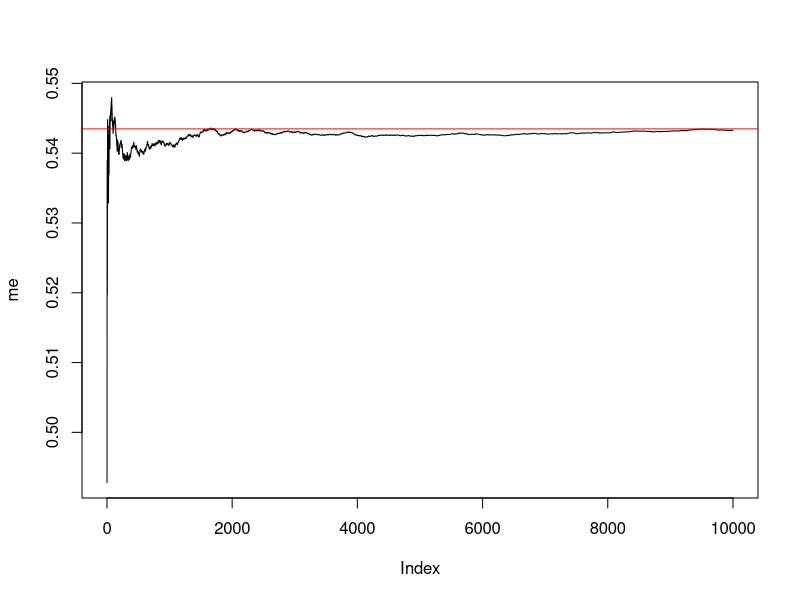
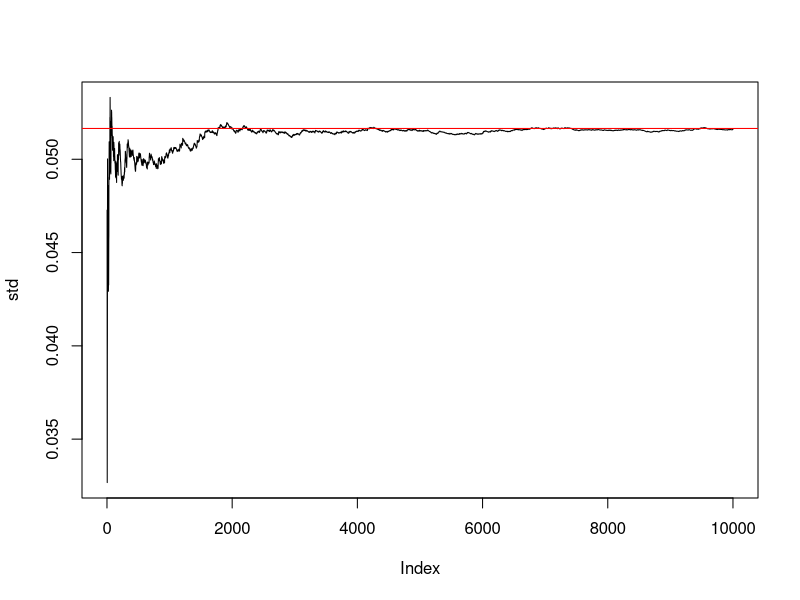
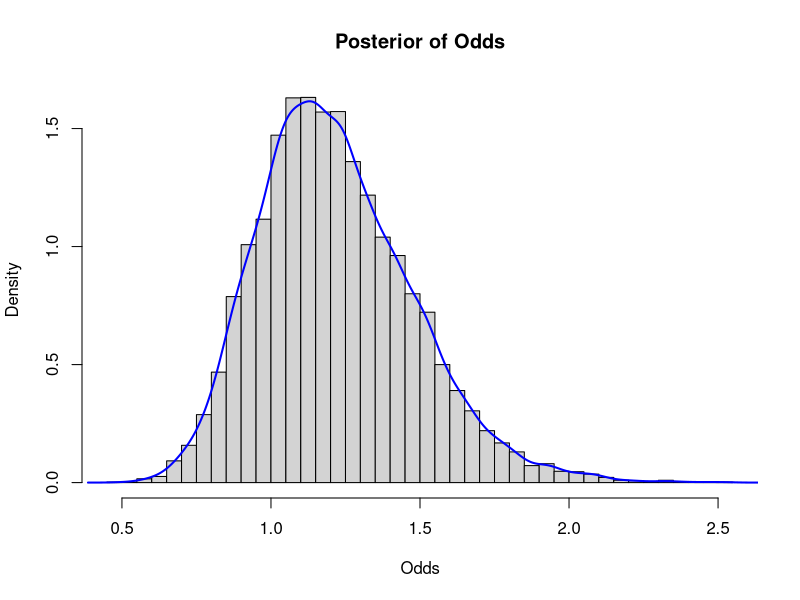
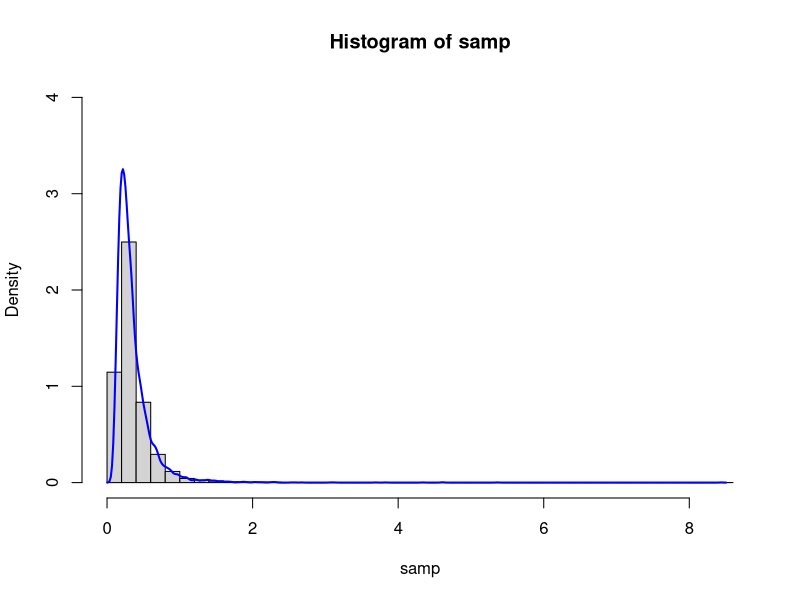
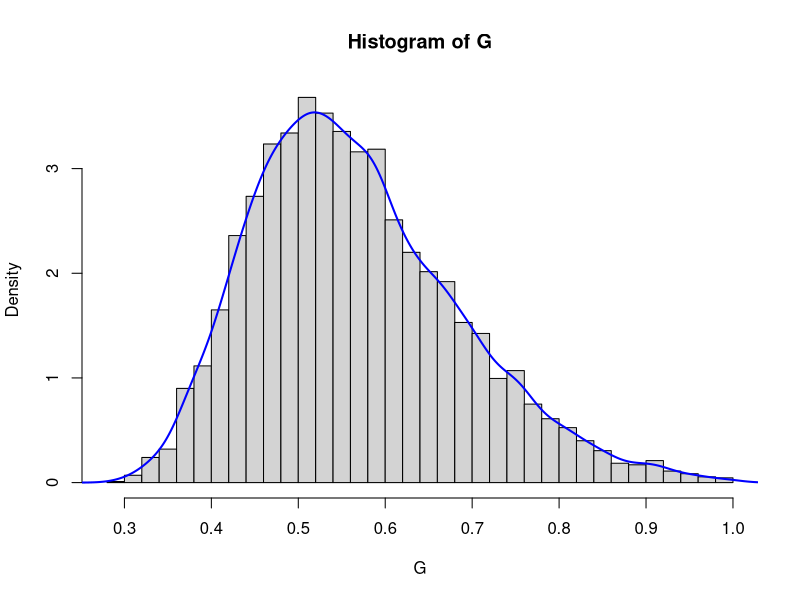
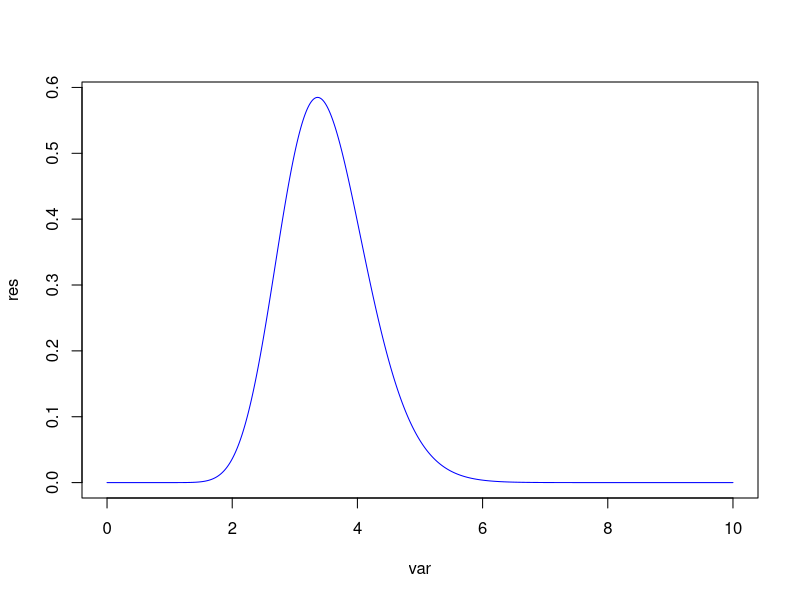

These figures' R source, in order:
# Question 1
#(a)
nr <- 10000
set.seed(123456)
res <- rbeta(nr,50,42)
me <- numeric(nr)
std <- numeric(nr)

for (i in 1: nr) {
  me[i] <- mean(res[1:i])
  std[i] <- sqrt(var (res [1:i]))

}

plot(me, type = 'l')
abline(h=50/(50+42), ,col ='red')

plot(std, type = 'l')
abline(h=sqrt(50*42/(50+42)^2/(42+50+1)),col ='red')

#(b)
sorted <- res [res>0.5]
# probability from sampling
pr <- length(sorted) / nr

# true probability
tr_pr <- 1- pbeta (0.5, 50, 42)
print(pr)
print(tr_pr)

#(c)
odds <- res / (1-res)
hist(odds, breaks = 30, freq = FALSE,probability = TRUE, main = "Posterior of Odds", xlab = "Odds")
lines(density(odds), col = "blue", lwd = 2)

# Question 2
#(a)
rm(list=ls())

rinvchisq <- function(n, df, scale) {
  df * scale / rchisq(n, df)
}

mu <- 3.65
arg <- c(22, 33, 31, 49, 65, 78, 17, 24)

tau_sq <- sum((log(arg) -3.65)^2)/length(arg)

set.seed(123456)
samp <- rinvchisq(10000, length(arg), tau_sq)

hist(samp, breaks = 40, freq = FALSE, ylim = c(0, 4))
lines(density(samp), col = "blue", lwd = 2)

#(b)
G <- 2* pnorm(sqrt(samp)*sqrt(2))-1
hist(G, breaks = 40, freq = FALSE)
lines(density(G), col = "blue", lwd = 2)

#(c)
ci95 <- quantile(G, probs = c(0.025, 0.975))

ci95

#(d)
library(bayestestR)
hdi(G, ci= 0.95)

# Question 3
#(a)
rm(list= ls())
y <- c(0, 2, 5, 5, 7, 1, 4)
sig <- 5
p <- function(lambda) {

  res <- sqrt(2)/sig /sqrt(pi) * exp(-length(y)* lambda) *
    lambda^(sum(y)) * exp(-lambda^2 / 2/ sig^2)

  return(res)
}

var <- seq (0,10,0.001)

#normalize for results
res <- p(var) / sum(p(var) * 0.001)  # here have to also divide by the steps
plot(var, res, type = "l", col = "blue")

#(b)
opt_lambda <- var[which.max(res)]
print (opt_lambda)
